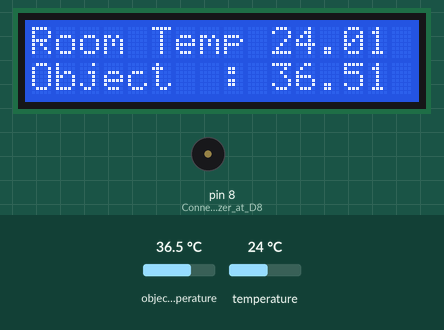
Recording of a sketch running on a simulated Arduino Uno, built with avr-gcc and run on an emulated ATmega328P. Shown: 16×2 character LCD, buzzer (waves = sounding, pin HIGH). The test bench sets the inputs (shaded band); at power-on: object temperature 36.5 °C, temperature 24 °C. What the sketch prints to the serial monitor is not drawn.

Above: at 1.2 s.
1.3 s: object temperature set to 37.4 °C
At 2.16 s:
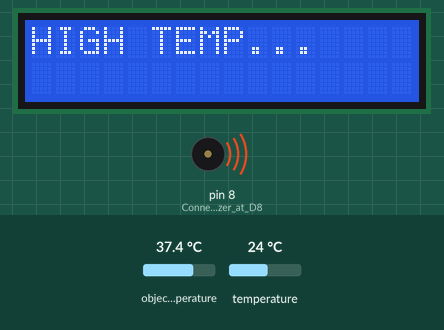
5.4 s: object temperature set to 20 °C
At 6.2 s:
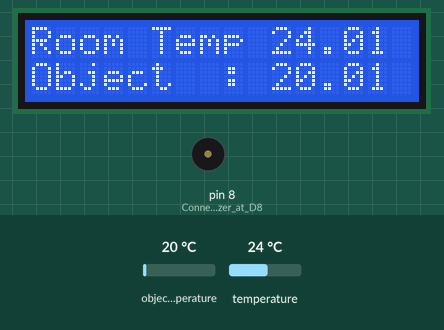
6.9 s: temperature set to 12 °C
At 8.1 s:
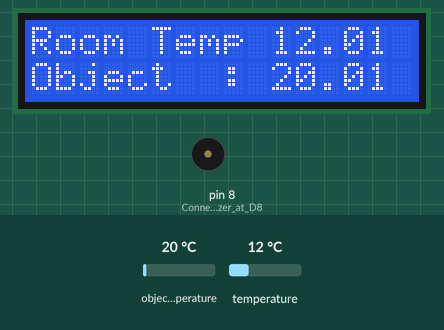
9.0 s: temperature set to 19 °C
At 10.0 s:
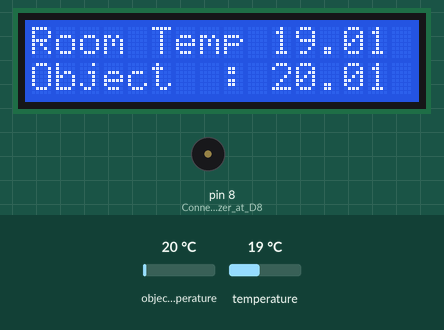
Timing chart, 0 to 12.0 s (numbered marks = the images above; inputs shaded):
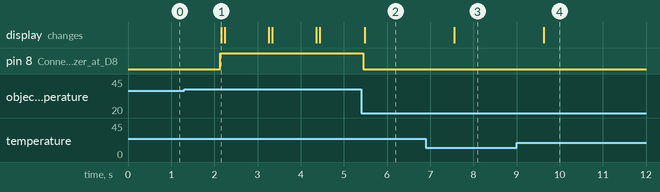

The sketch:

mlx_i2c.ino
```cpp
#include <Wire.h>
#include <Adafruit_MLX90614.h>
#include <LiquidCrystal_I2C.h>

Adafruit_MLX90614 mlx = Adafruit_MLX90614();

//Define I2C address of lcd, number of columns and rows
LiquidCrystal_I2C lcd(0x3F, 16, 2);

double temp_amb;
double temp_obj;

void setup()
{
  Serial.begin(9600);
  Serial.println("Temperature Sensor MLX90614");

  pinMode(8,OUTPUT);// Connect buzzer at D8
  //Initialize LCD I2C
  lcd.init();
  lcd.backlight();

  //Initialize MLX90614
  mlx.begin();
  digitalWrite(8,LOW);
}

void loop()
{
  //Reading room temperature and object temp
  //for reading Fahrenheit values, use
  //mlx.readAmbientTempF() , mlx.readObjectTempF() )
  temp_amb = mlx.readAmbientTempC();
  temp_obj = mlx.readObjectTempC();
  if(temp_obj > 37) {
   digitalWrite(8,HIGH);
   Serial.print("Warning...HIGH TEMP...");
   lcd.clear();
   lcd.print("HIGH TEMP...");
   delay(50);}
  else{
    digitalWrite(8,LOW);
  }

  //lcd display
  lcd.setCursor(0, 0);
  lcd.print("Room Temp :");
  lcd.setCursor(10, 0);
  lcd.print(temp_amb);
  lcd.setCursor(15, 0);
  lcd.write(1);
  lcd.setCursor(0, 1);
  lcd.print("Object  :");
  lcd.setCursor(10, 1);
  lcd.print(temp_obj);
  lcd.setCursor(15, 1);
  lcd.write(1);

  //Serial Monitor
  Serial.print("Room Temp = ");
  Serial.println(temp_amb);
  Serial.print("Object temp = ");
  Serial.println(temp_obj);

  delay(1000);
}
```

Measured:
- the behaviour switches between 36.9 and 37 °C on object temperature (found by bisection; images 0 and 1)
- after the input at 1.3 s, pin 8 (Connect_buzzer_at_D8): LOW → HIGH after 0.84 s; the display: changes after 0.86 s (image 1)
- after the input at 5.4 s, pin 8 (Connect_buzzer_at_D8): HIGH → LOW after 0.05 s; the display: changes after 0.08 s (image 2)
- after the input at 6.9 s, the display: changes after 0.66 s (image 3)
- after the input at 9.0 s, the display: changes after 0.64 s (image 4)
